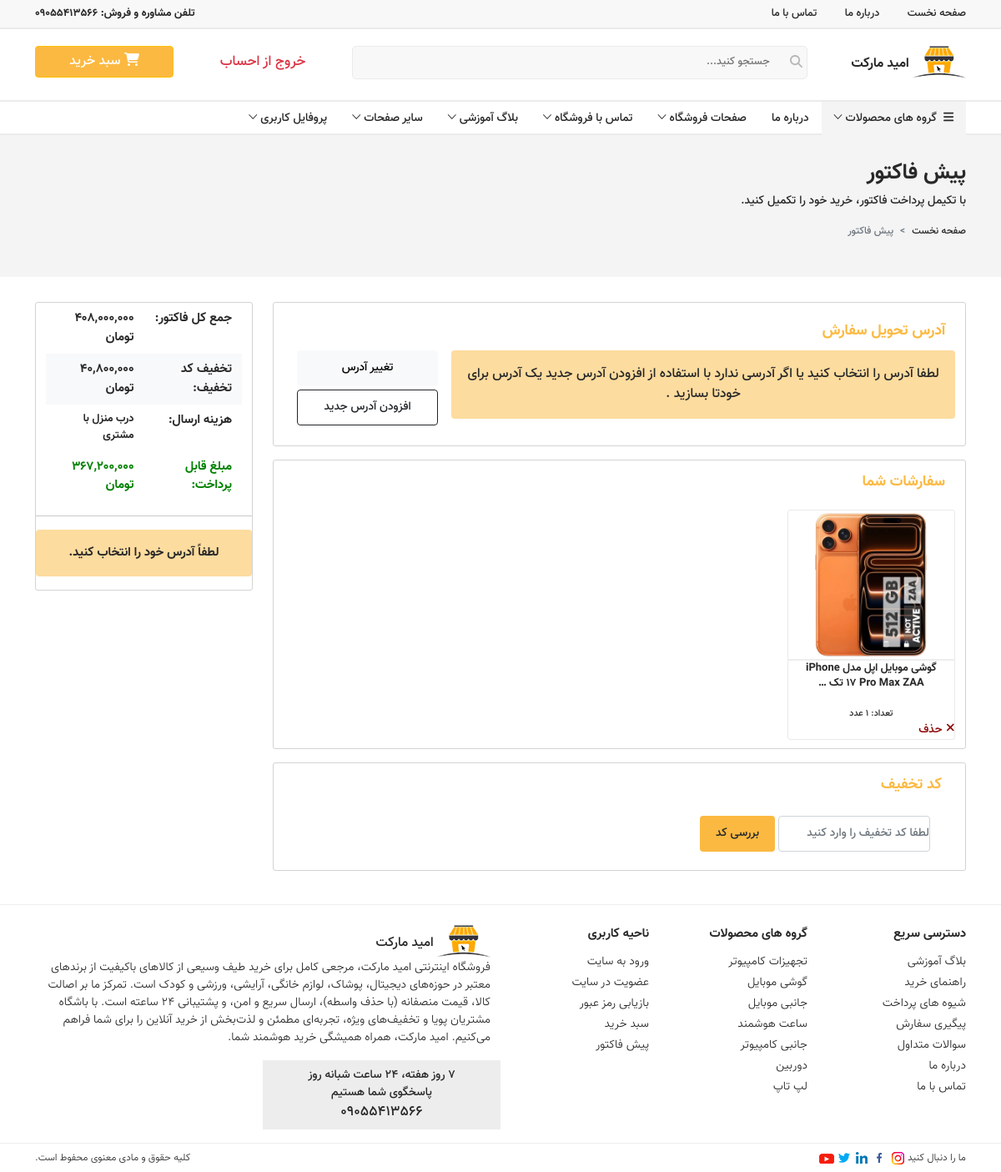
The page /cart/checkout/11 (signed in) on the database as committed earlier.
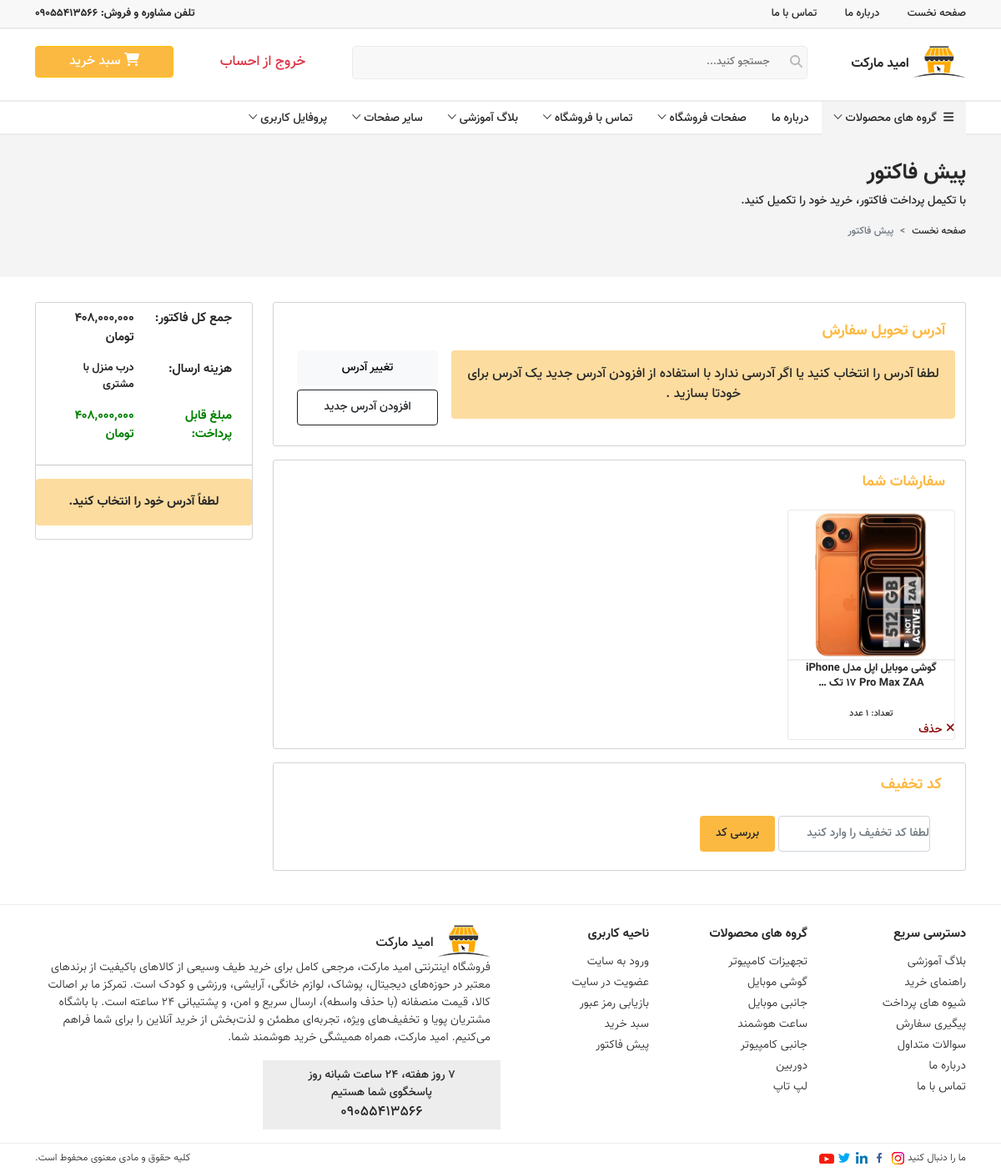
The same page on the database as committed later.
### cart/models.py (models this page shows, shortened)
class OrderItem(models.Model):
    order = models.ForeignKey(Order, on_delete=models.CASCADE, related_name='order_items', verbose_name='سفارش')
    product = models.ForeignKey(Product, on_delete=models.CASCADE, related_name='order_items', verbose_name='محصول')
    size = models.CharField(max_length=10, blank=True, null=True, verbose_name='اندازه')
    color = models.CharField(max_length=255, verbose_name='رنگ')
    warranty = models.CharField(max_length=255, verbose_name='گارانتی')
    number = models.PositiveSmallIntegerField(default=1, verbose_name='تعداد')
    price = models.PositiveIntegerField(verbose_name='قیمت')
    discount = models.PositiveIntegerField(default=0, verbose_name='تخفیف واحد')
    created_at = jmodels.jDateTimeField(auto_now_add=True, verbose_name='تاریخ')
    class Meta:
        verbose_name = 'آیتم سفارش'
        verbose_name_plural = 'آیتم‌های سفارش'

class Order(models.Model):
    STATUS_CHOICES = (
        ('pending', 'در انتظار پرداخت'),
        ('processing', 'در حال آماده‌سازی'),
        ('shipped', 'ارسال شده'),
        ('delivered', 'تحویل داده شده'),
        ('canceled', 'لغو شده'),
    )
    user = models.ForeignKey(User, on_delete=models.CASCADE, related_name='orders', verbose_name='کاربر')
    total_price = models.PositiveIntegerField(default=0, verbose_name='جمع قیمت')
    total_discount = models.PositiveIntegerField(default=0, verbose_name='جمع تخفیف')
    code_discount = models.PositiveIntegerField(default=0, verbose_name='تخفیف کد تخفیف')
    discount_code = models.ForeignKey('DiscountCode', null=True, blank=True, on_delete=models.SET_NULL,
                                      verbose_name='کد تخفیف')
    authority = models.CharField(max_length=255, null=True, blank=True, unique=True,
                                 verbose_name='شناسه پرداخت')
    ref_id = models.CharField(max_length=255, null=True, blank=True, unique=True, verbose_name='کد پیگیری')
    address = models.ForeignKey(Address, on_delete=models.SET_NULL, null=True, blank=True, related_name='orders',
                                verbose_name='آدرس')
    status = models.CharField(choices=STATUS_CHOICES,default='pending', null=True, blank=True, verbose_name='وضعیت سفارش')
    paid_at = jmodels.jDateTimeField(blank=True, null=True, verbose_name='تاریخ پرداخت')
    created_at = jmodels.jDateTimeField(auto_now_add=True, verbose_name='تاریخ')
    is_paid = models.BooleanField(default=False, verbose_name='وضعیت پرداخت')
    class Meta:
        verbose_name = 'سفارش'
        verbose_name_plural = 'سفارش‌ها'

### products/models.py (models this page shows, shortened)
class Product(models.Model):
    title = models.CharField(max_length=255, verbose_name='نام محصول')
    description = models.TextField(blank=True, null=True, verbose_name='توضیح')
    short_description = models.TextField(blank=True, null=True, verbose_name='نوضیح کوتاه')
    price = models.DecimalField(max_digits=11, blank=True, null=True, decimal_places=0, verbose_name='قیمت')
    discount_percent = models.PositiveSmallIntegerField(default=0, blank=True, null=True, verbose_name='درصد تخفیف',
                                                        help_text='مثلاً ۱۵ یعنی ۱۵ درصد تخفیف')
    discount_expire = jmodels.jDateTimeField(null=True, blank=True, verbose_name='تاریخ پایان تخفیف',
                                             help_text='بعد از این تاریخ تخفیف اعمال نمی‌شود'
                                             )
    brand = models.ForeignKey(Category_brand, on_delete=models.CASCADE, null=True, verbose_name='برند ')
    Category = models.ForeignKey(Category, on_delete=models.CASCADE, null=True, verbose_name='توع محصول')
    warranty = models.ManyToManyField(Warranty, blank=True, verbose_name='گارانتی')
    slug = models.SlugField(unique=True, blank=True, verbose_name='اسلاگ')
    images = models.ImageField(upload_to='products/%Y/%m/%d/', null=True, blank=True, verbose_name='تصویر')
    score = models.FloatField(default=0.0, null=True, blank=True, verbose_name='امتیاز')
    view = models.PositiveIntegerField(default=0, verbose_name='تعداد بازدید')
    sales_count = models.PositiveIntegerField(default=0, verbose_name='تعداد فروش')
    created_at = jmodels.jDateTimeField(auto_now_add=True, null=True, blank=True, verbose_name='تاریخ ایجاد محصول')
    class Meta:
        verbose_name = 'محصول'
        verbose_name_plural = 'محصول ها'

### cart/views.py (the view, shortened to what this page needs)
# urls.py: path('checkout/<int:pk>', views.OrderDetail.as_view(), name='order_detail'),
class OrderDetail(LoginRequiredMixin, DetailView):
    model = Order
    template_name = 'cart/checkout.html'
    pk_url_kwarg = 'pk'
    context_object_name = 'order'
    def get_queryset(self):
        return Order.objects.filter(user=self.request.user)
    def get_context_data(self, **kwargs):
        context = super().get_context_data(**kwargs)
        order = self.object
        address_id = self.request.session.get('select_address_user')
        context['discount_code'] = self.request.session.get(f'discount_code_{order.id}', 0)
        if address_id:
            context['address_user'] = Address.objects.filter(id=address_id, user=self.request.user).first()
        else:
            context['address_user'] = None
        return context

### accounts/models.py (called while the page is built)
    def __str__(self):
        return self.name

### context_processors/context_processors.py (called while the page is built)
def show_about_site(request):
    about = About_the_store.objects.first()
    return {'about': about}

def menu_categories(request):
    top = (Category.objects.filter(related_categories__isnull=True).prefetch_related('categories__categories'))
    return {'menu_categories': top}

### core/templatetags/custom_filters.py (called while the page is built)
@register.filter()
def toman(value):
    if value is None:
        return ""
    return f'{int(value):,}'.translate(persian_digits)

### cart/templates/cart/checkout.html (shortened to what the changed rows need)
{% extends 'base.html' %}
{% load static %}
{% load custom_filters %}
{% block content %}
    <section class="inner-page" id="checkout-page">
        <div class="container-fluid" id="page-hero">
            <div class="row">
                <div class="col-12">
                    <div class="container">
                        <div class="row">
                            <div class="col-12 px-0">
                                <h1>پیش فاکتور</h1>
                            </div>
                        </div>
                    </div>
                </div>
            </div>
        </div>
        <div class="container">
            <div class="row">
                <div class="col-12">
                    <div class="content">
                        <div class="row">
                            <div class="col-12 col-lg-9">
                                <section class="mt-3" id="orders">
                                    <div class="container mt-2">
                                        <div class="row">
                                            <div class="col-12">
                                                <div class="row">
                                                    {% for item in order.order_items.all %}
                                                        <span class="col-6 col-sm-4 col-lg-3 px-0">
                                                            <a href="{% url 'products:product_detail' item.product.slug %}"
                                                               target="_blank">
                                                                <div class="encode4326654321vfb">
                                                                    <div class="image"
                                                                         style="background-image: url({{ item.product.images.url }})"></div>
                                                                    <div class="text-center px-1 px-sm-3">
                                                                        <a href="{% url 'products:product_detail' item.product.slug %}"
                                                                           target="_blank"><h2>{{ item.product.short_description|truncatewords:10 }}</h2></a>
                                                                        <div class="number">تعداد: {{ item.number }} عدد</div>
                                                                    </div>
                                                                     <a href="{% url 'cart:delete_order_item' item.id %}"
                                                                        class="product-remove ">
                                                            <div class="small pl-2" style="color: darkred;"><i class="fa fa-times"></i> حذف
                                                            </div>
                                                        </a>
                                                                </div>
                                                            </a>
                                                        </span>
                                                    {% endfor %}
                                                </div>
                                            </div>
                                        </div>
                                    </div>
                                </section>
                            </div>
                            <div class="col-12 col-lg-3 mt-2 mt-lg-0 pr-3 pr-lg-0">
                                <div id="factor">
                                    <div class="container">
                                        <div class="row py-2">
                                            <div class="col-6">
                                                <div>{{ order.total_price|add:order.total_discount|add:order.code_discount|toman }}
                                                    تومان
                                                </div>
                                            </div>
                                        </div>
                                        {% if order.code_discount %}
                                            <div class="row py-2 bg-light">
                                                <div class="col-6">
                                                    <div>تخفیف کد تخفیف:</div>
                                                </div>
                                                <div class="col-6">
                                                    <div>{{ order.code_discount|toman }} تومان</div>
                                                </div>
                                            </div>
                                        {% endif %}
                                        <div class="row py-2" id="total">
                                            <div class="col-6">
                                                <div><strong>{{ order.total_price|toman }} تومان</strong></div>
                                            </div>
                                        </div>
                                    </div>
                                </div>
                            </div>
                        </div>
                    </div>
                </div>
            </div>
        </div>
    </section>
{% endblock %}

Rows that differ between the two databases and show on the page:
changed Order: total_price|toman "۳۶۷,۲۰۰,۰۰۰" → "۴۰۸,۰۰۰,۰۰۰"; code_discount 40800000 → 0 (drawn); code_discount|toman "۴۰,۸۰۰,۰۰۰" → (not shown)
Other text that changed with them:
text no longer shown: "تخفیف کد تخفیف: تومان"
